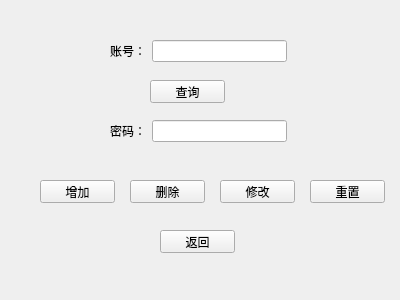
<?xml version="1.0" encoding="UTF-8"?>
<ui version="4.0">
 <class>admin_info_manage</class>
 <widget class="QWidget" name="admin_info_manage">
  <property name="geometry">
   <rect>
    <x>0</x>
    <y>0</y>
    <width>400</width>
    <height>300</height>
   </rect>
  </property>
  <property name="windowTitle">
   <string>admin_info_manage</string>
  </property>
  <widget class="QPushButton" name="pushButton_check_admin">
   <property name="geometry">
    <rect>
     <x>150</x>
     <y>80</y>
     <width>75</width>
     <height>23</height>
    </rect>
   </property>
   <property name="text">
    <string>查询</string>
   </property>
  </widget>
  <widget class="QPushButton" name="pushButton_add_admin">
   <property name="geometry">
    <rect>
     <x>40</x>
     <y>180</y>
     <width>75</width>
     <height>23</height>
    </rect>
   </property>
   <property name="text">
    <string>增加</string>
   </property>
  </widget>
  <widget class="QPushButton" name="pushButton_delete_admin">
   <property name="geometry">
    <rect>
     <x>130</x>
     <y>180</y>
     <width>75</width>
     <height>23</height>
    </rect>
   </property>
   <property name="text">
    <string>删除</string>
   </property>
  </widget>
  <widget class="QPushButton" name="pushButton_update_admin">
   <property name="geometry">
    <rect>
     <x>220</x>
     <y>180</y>
     <width>75</width>
     <height>23</height>
    </rect>
   </property>
   <property name="text">
    <string>修改</string>
   </property>
  </widget>
  <widget class="QPushButton" name="pushButton_clear_admin">
   <property name="geometry">
    <rect>
     <x>310</x>
     <y>180</y>
     <width>75</width>
     <height>23</height>
    </rect>
   </property>
   <property name="text">
    <string>重置</string>
   </property>
  </widget>
  <widget class="QPushButton" name="pushButton_back_admin">
   <property name="geometry">
    <rect>
     <x>160</x>
     <y>230</y>
     <width>75</width>
     <height>23</height>
    </rect>
   </property>
   <property name="text">
    <string>返回</string>
   </property>
  </widget>
  <widget class="QWidget" name="">
   <property name="geometry">
    <rect>
     <x>110</x>
     <y>40</y>
     <width>177</width>
     <height>22</height>
    </rect>
   </property>
   <layout class="QHBoxLayout" name="horizontalLayout">
    <item>
     <widget class="QLabel" name="label">
      <property name="text">
       <string>账号：</string>
      </property>
     </widget>
    </item>
    <item>
     <widget class="QLineEdit" name="lineEdit_account"/>
    </item>
   </layout>
  </widget>
  <widget class="QWidget" name="">
   <property name="geometry">
    <rect>
     <x>110</x>
     <y>120</y>
     <width>177</width>
     <height>22</height>
    </rect>
   </property>
   <layout class="QHBoxLayout" name="horizontalLayout_2">
    <item>
     <widget class="QLabel" name="label_2">
      <property name="text">
       <string>密码：</string>
      </property>
     </widget>
    </item>
    <item>
     <widget class="QLineEdit" name="lineEdit_password"/>
    </item>
   </layout>
  </widget>
 </widget>
 <resources/>
 <connections/>
</ui>
